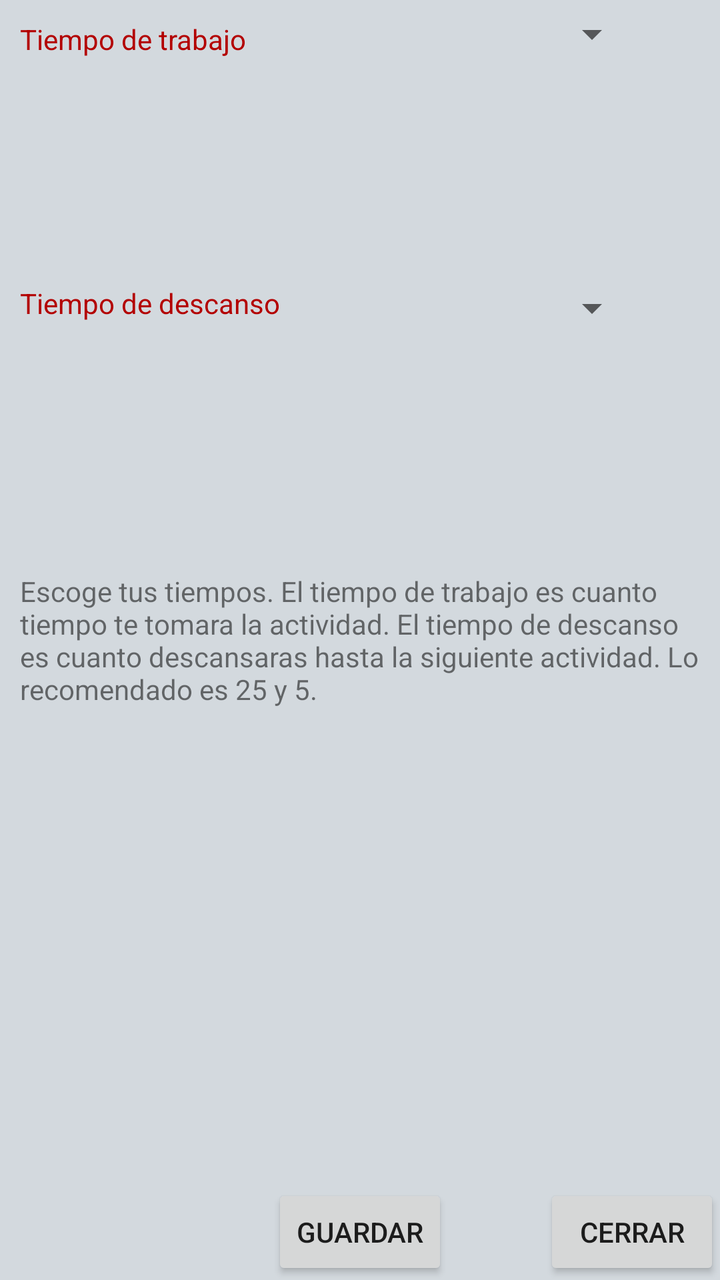
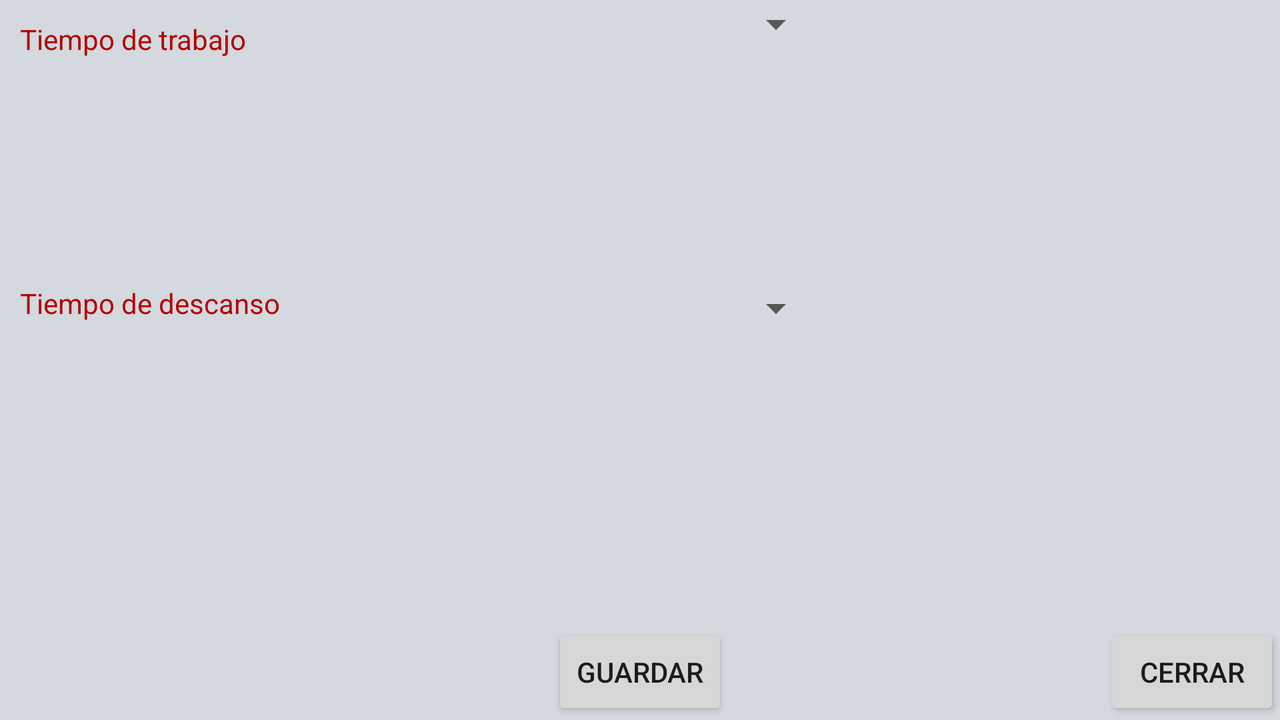

First picture: res/layout/ on a phone held upright. Second picture: the repository's own variant of that layout, on a device whose configuration matches the variant's folder. Source for both follows.
<!-- AndroidManifest.xml: application theme AppTheme -->
<!-- res/layout/fragment_timer_settings.xml -->
<RelativeLayout xmlns:android="http://schemas.android.com/apk/res/android"
    xmlns:tools="http://schemas.android.com/tools"
    android:layout_width="match_parent"
    android:layout_height="wrap_content"
    android:minHeight="400dp"
    tools:context=".fragments.TimerSettingsFragment"
    android:background="@color/background_color">

    <TextView
        android:id="@+id/task_time_text"
        android:layout_width="match_parent"
        android:layout_height="wrap_content"
        android:layout_alignParentLeft="true"
        android:layout_alignParentTop="true"
        android:layout_gravity="left|top"
        android:paddingLeft="10dp"
        android:paddingTop="10dp"
        android:text="@string/task_time"
        android:textColor="@color/tomato" />

    <TextView
        android:layout_width="wrap_content"
        android:layout_height="wrap_content"
        android:text="@string/break_time"
        android:id="@+id/break_time_text"
        android:layout_gravity="left|center_vertical"
        android:layout_below="@+id/task_time_text"
        android:layout_alignParentLeft="true"
        android:layout_alignParentStart="true"
        android:layout_marginTop="113dp"
        android:textColor="@color/tomato"
        android:paddingLeft="10dp"/>

    <Spinner
        android:layout_width="wrap_content"
        android:layout_height="wrap_content"
        android:id="@+id/task_time"
        android:gravity="right"
        android:textColor="@color/tomato"
        android:paddingTop="10dp"
        android:layout_alignBottom="@+id/task_time_text"
        android:layout_alignLeft="@+id/exit"
        android:layout_alignStart="@+id/exit" />

    <Spinner
        android:layout_width="wrap_content"
        android:layout_height="wrap_content"
        android:gravity="right"
        android:id="@+id/break_time"
        android:textColor="@color/tomato"
        android:layout_alignTop="@+id/break_time_text"
        android:layout_alignLeft="@+id/task_time"
        android:layout_alignStart="@+id/task_time" />

    <Button
        android:layout_width="wrap_content"
        android:layout_height="wrap_content"
        android:text="@string/save"
        android:id="@+id/save"
        android:layout_gravity="left|bottom"
        android:layout_alignParentBottom="true"
        android:layout_centerHorizontal="true" />

    <Button
        android:layout_width="wrap_content"
        android:layout_height="wrap_content"
        android:text="@string/close"
        android:id="@+id/exit"
        android:layout_alignParentBottom="true"
        android:layout_alignParentRight="true"
        android:layout_alignParentEnd="true" />

        <TextView
            android:id="@+id/instructions"
            android:layout_width="wrap_content"
            android:layout_height="wrap_content"
            android:layout_alignParentLeft="true"
            android:layout_alignParentStart="true"
            android:layout_centerVertical="true"
            android:layout_gravity="center_vertical"
            android:paddingLeft="10dp"
            android:text="@string/pomodoro_instructions" />

</RelativeLayout>
<!-- resources referenced by this layout -->
<resources>
  <color name="background_color">#d3d9de</color>
  <color name="tomato">#b30000</color>
  <string name="break_time">Tiempo de descanso</string>
  <string name="close">Cerrar</string>
  <string name="pomodoro_instructions">
          Escoge tus tiempos. El tiempo de trabajo es cuanto tiempo te tomara la actividad.
          El tiempo de descanso es cuanto descansaras hasta la siguiente actividad.
          Lo recomendado es 25 y 5.
      </string>
  <string name="save">Guardar</string>
  <string name="task_time">Tiempo de trabajo</string>
  <style name="AppTheme" parent="Theme.AppCompat.Light">
          
          <item name="colorPrimary">@color/tomato</item>
          <item name="colorPrimaryDark">@color/colorPrimaryDark</item>
          <item name="colorAccent">@color/colorAccent</item>
          <item name="android:spinnerItemStyle">@style/SpinnerItem</item>
          <item name="android:spinnerDropDownItemStyle">@style/SpinnerItem.DropDownItem</item>
      </style>
  <color name="colorPrimaryDark">#800000</color>
  <color name="colorAccent">#999999</color>
  <style name="SpinnerItem" parent="@android:style/Widget.TextView.SpinnerItem">
          <item name="android:textColor">#ff0000</item>
      </style>
  <style name="SpinnerItem.DropDownItem" parent="@android:style/Widget.DropDownItem.Spinner">
          <item name="android:textColor">#aaff00</item>
      </style>
</resources>
<!-- res/layout-land/fragment_timer_settings.xml (the repository's variant of the layout above) -->
<!-- drawn on the phone turned sideways -->
<RelativeLayout xmlns:android="http://schemas.android.com/apk/res/android"
    xmlns:tools="http://schemas.android.com/tools"
    android:layout_width="match_parent"
    android:layout_height="wrap_content"
    android:minHeight="400dp"
    tools:context=".fragments.TimerSettingsFragment"
    android:background="@color/background_color">

    <TextView
        android:layout_width="wrap_content"
        android:layout_height="wrap_content"
        android:text="@string/task_time"
        android:layout_alignParentTop="true"
        android:layout_alignParentLeft="true"
        android:id="@+id/task_time_text"
        android:layout_gravity="left|top"
        android:textColor="@color/tomato"
        android:paddingLeft="10dp"
        android:paddingTop="10dp"/>

    <TextView
        android:layout_width="wrap_content"
        android:layout_height="wrap_content"
        android:text="@string/break_time"
        android:id="@+id/break_time_text"
        android:layout_gravity="left|center_vertical"
        android:layout_below="@+id/task_time_text"
        android:layout_alignParentLeft="true"
        android:layout_alignParentStart="true"
        android:layout_marginTop="113dp"
        android:textColor="@color/tomato"
        android:paddingLeft="10dp"/>

    <Spinner
        android:id="@+id/task_time"
        android:layout_width="wrap_content"
        android:layout_height="wrap_content"
        android:layout_alignParentTop="true"
        android:layout_gravity="right|center_vertical"
        android:layout_toEndOf="@+id/save"
        android:layout_toRightOf="@+id/save"
        android:paddingTop="10dp"
        android:textColor="@color/tomato" />

    <Spinner
        android:layout_width="wrap_content"
        android:layout_height="wrap_content"
        android:id="@+id/break_time"
        android:textColor="@color/tomato"
        android:layout_alignTop="@+id/break_time_text"
        android:layout_alignLeft="@+id/task_time"
        android:layout_alignStart="@+id/task_time" />

    <Button
        android:layout_width="wrap_content"
        android:layout_height="wrap_content"
        android:text="@string/save"
        android:id="@+id/save"
        android:layout_gravity="left|bottom"
        android:layout_alignParentBottom="true"
        android:layout_centerHorizontal="true" />

    <Button
        android:layout_width="wrap_content"
        android:layout_height="wrap_content"
        android:text="@string/close"
        android:id="@+id/exit"
        android:layout_alignParentBottom="true"
        android:layout_alignParentRight="true"
        android:layout_alignParentEnd="true" />
    <LinearLayout
        android:layout_width="match_parent"
        android:layout_height="match_parent"
        android:layout_alignParentTop="true"
        android:layout_alignParentLeft="true"
        android:layout_alignParentStart="true">
        <TextView
            android:layout_width="wrap_content"
            android:layout_height="wrap_content"
            android:text=""
            android:id="@+id/instructions"
            android:paddingLeft="10dp"
            android:layout_centerVertical="true"
            android:layout_alignParentLeft="true"
            android:layout_alignParentStart="true"
            android:layout_gravity="center_vertical" />
    </LinearLayout>
</RelativeLayout>
<!-- resources referenced by the variant -->
<!-- as the phone turned sideways resolves them -->
<resources>
  <color name="background_color">#d3d9de</color>
  <color name="tomato">#b30000</color>
  <string name="break_time">Tiempo de descanso</string>
  <string name="close">Cerrar</string>
  <string name="save">Guardar</string>
  <string name="task_time">Tiempo de trabajo</string>
  <style name="AppTheme" parent="Theme.AppCompat.Light">
          
          <item name="colorPrimary">@color/tomato</item>
          <item name="colorPrimaryDark">@color/colorPrimaryDark</item>
          <item name="colorAccent">@color/colorAccent</item>
          <item name="android:spinnerItemStyle">@style/SpinnerItem</item>
          <item name="android:spinnerDropDownItemStyle">@style/SpinnerItem.DropDownItem</item>
      </style>
  <color name="colorPrimaryDark">#800000</color>
  <color name="colorAccent">#999999</color>
  <style name="SpinnerItem" parent="@android:style/Widget.TextView.SpinnerItem">
          <item name="android:textColor">#ff0000</item>
      </style>
  <style name="SpinnerItem.DropDownItem" parent="@android:style/Widget.DropDownItem.Spinner">
          <item name="android:textColor">#aaff00</item>
      </style>
</resources>
